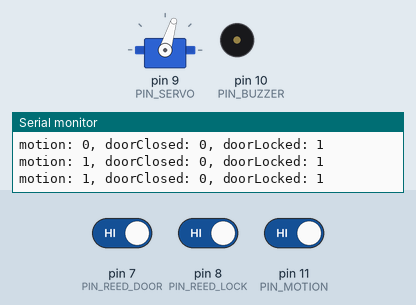
This sketch was run on a simulated Arduino Uno, built with avr-gcc and run on an emulated ATmega328P. On the bench: servo, buzzer (waves = sounding), the last lines printed to the serial monitor. The inputs (shaded band) are chosen by the test bench; at power-on: pin 7 (PIN_REED_DOOR) HIGH, pin 11 (PIN_MOTION) HIGH, pin 8 (PIN_REED_LOCK) HIGH.

Above: at 1.2 s.
1.3 s: pin 7 (PIN_REED_DOOR) driven LOW and pin 11 (PIN_MOTION) driven LOW
4.3 s: pin 11 (PIN_MOTION) driven HIGH
At 4.51 s:
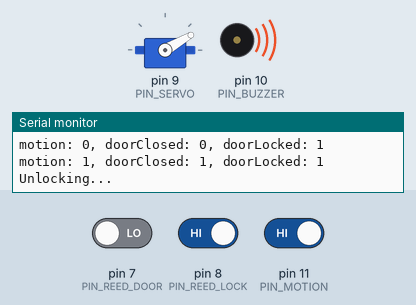
7.3 s: pin 7 (PIN_REED_DOOR) driven HIGH
At 8.3 s:
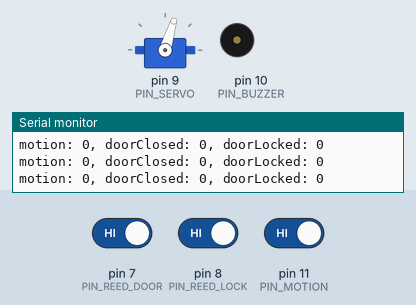
Timing chart, 0 to 10.3 s (numbered marks = the images above; inputs shaded):
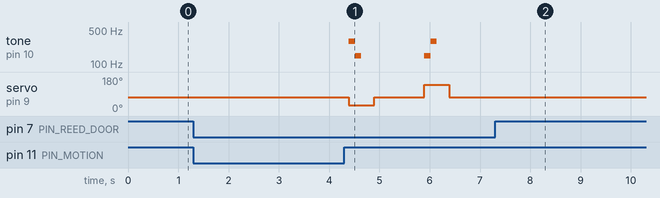

The sketch:

ST_Door_Lock.ino
```cpp
//******************************************************************************************
//  File: ST_Door_Lock.ino
//  Authors: Josh Villbrandt
//
//  Change History:
//
//    Date        Who              What
//    ----        ---              ----
//    2015-03-13  Josh Villbrandt  Inital script]
//
//******************************************************************************************

//******************************************************************************************
// SmartThings Library for Arduino Shield
//******************************************************************************************
#include <SoftwareSerial.h> //Arduino UNO/Leonardo uses SoftwareSerial for the SmartThings Library
#include <SmartThings.h>    //Library to provide API to the SmartThings Shield
#include <RCSwitch.h>       //Library to provide support for RCSwitch devices
//******************************************************************************************
// ST_Anything Library
//******************************************************************************************
#include <Constants.h>       //Constants.h is designed to be modified by the end user to adjust behavior of the ST_Anything library
#include <Device.h>          //Generic Device Class, inherited by Sensor and Executor classes
#include <Sensor.h>          //Generic Sensor Class, typically provides data to ST Cloud (e.g. Temperature, Motion, etc...)
#include <InterruptSensor.h> //Generic Interrupt "Sensor" Class, waits for change of state on digital input
#include <PollingSensor.h>   //Generic Polling "Sensor" Class, polls Arduino pins periodically
#include <Everything.h>      //Master Brain of ST_Anything library that ties everything together and performs ST Shield communications

#include <IS_Motion.h>       //Implements an Interrupt Sensor (IS) to detect motion via a PIR sensor
#include <IS_Contact.h>      //Implements an Interrupt Sensor (IS) to monitor the status of a digital input pin
#include <IS_DoorControl.h> //Implements an Interrupt Sensor (IS) and Executor to monitor the status of a digital input pin and control a digital output pin

// pins
#define PIN_REED_DOOR     7
#define PIN_REED_LOCK     8
#define PIN_SERVO         9
#define PIN_BUZZER        10
#define PIN_MOTION        11

// buzzer
#define BUZZER_HIGH       294 // NOTE_D4
#define BUZZER_LOW        147 // NOTE_D3
#define BUZZER_DURATION   125 // ms

// servo
#include <Servo.h>
Servo servo;
#define SERVO_NEUTRAL     73  // deg
#define SERVO_LOCK        140 // deg
#define SERVO_UNLOCK      30  // deg
#define SERVO_DELAY       500 // ms

// timeouts
#define MOTION_TIMEOUT    1000 // ms
#define UNLOCK_TIMEOUT    5000 // ms
#define CLOSE_TIMEOUT     3000 // ms

// sensors
st::IS_Contact sensor1("door", PIN_REED_DOOR, LOW, true);
st::IS_Contact sensor2("lock", PIN_REED_LOCK, LOW, true);
st::IS_Motion sensor3("motion", PIN_MOTION, HIGH, false);
//st::EX_Switch executor1("sampleEX", PIN_sampleEX, LOW, true);

// state variables
int motionRaw = LOW;
int motion = LOW;
int doorClosedRaw = LOW;
int doorClosed = LOW;
int doorLockedRaw = HIGH;
int doorLocked = HIGH;
long motionTriggered = 0;
long doorUnlockTriggered = 0;
long doorCloseTriggered = 0;

void setup()
{
//  st::Everything::debug=true;
//  st::Executor::debug=true;
//  st::Device::debug=true;
//  st::PollingSensor::debug=true;
//  st::InterruptSensor::debug=true;
//  st::Everything::init();

//  st::Everything::addSensor(&sensor1);
//  st::Everything::addSensor(&sensor2);
//  st::Everything::addSensor(&sensor3);
  //st::Everything::addExecutor(&executor1);
//  st::Everything::initDevices();


  pinMode(PIN_REED_DOOR, INPUT_PULLUP);
  pinMode(PIN_REED_LOCK, INPUT_PULLUP);
  pinMode(PIN_MOTION, INPUT);

  pinMode(PIN_BUZZER, OUTPUT);
  servo.attach(PIN_SERVO);
  servo.write(SERVO_NEUTRAL);

  Serial.begin(9600);         // setup serial with a baud rate of 9600
  Serial.println("setup..");  // print out 'setup..' on start
}

void lock() {
  Serial.println("Locking...");

  // lock the door
  servo.write(SERVO_LOCK);
  tone(PIN_BUZZER, BUZZER_LOW);
  delay(BUZZER_DURATION);
  tone(PIN_BUZZER, BUZZER_HIGH, BUZZER_DURATION);
  delay(SERVO_DELAY - BUZZER_DURATION);

  // return servo to neutral position
  servo.write(SERVO_NEUTRAL);

  // this acts as a nice timeout before doing other actions
  delay(2 * SERVO_DELAY);
}

void unlock() {
  Serial.println("Unlocking...");

  // unlock the door
  servo.write(SERVO_UNLOCK);
  tone(PIN_BUZZER, BUZZER_HIGH);
  delay(BUZZER_DURATION);
  tone(PIN_BUZZER, BUZZER_LOW, BUZZER_DURATION);
  delay(SERVO_DELAY - BUZZER_DURATION);

  // return servo to neutral position
  servo.write(SERVO_NEUTRAL);

  // this acts as a nice timeout before doing other actions
  delay(2 * SERVO_DELAY);
}

void readSensors() {
  motionRaw = digitalRead(PIN_MOTION);
  doorClosedRaw = !digitalRead(PIN_REED_DOOR);
  doorLockedRaw = !digitalRead(PIN_REED_LOCK);

  // PIR timeout is too long - use rising edge of motionRaw to trigger motion,
  // but then motion back to LOW before motionRaw is at LOW
  if(motion == LOW && motionRaw == HIGH && motionTriggered == 0)
  {
    motion = HIGH;
    motionTriggered = millis();
  }
  if(motion == HIGH && millis() > (motionTriggered + MOTION_TIMEOUT))
  {
    motion = LOW;
  }
  if(motionRaw == LOW) {
    motionTriggered = 0;
  }

  // debounce lock state so that the lock does not fight us when we unlock the
  // door from outside when no motion is present (motion sensor is on the inside)
  if(doorLockedRaw == LOW)
  {
    // stagger door unlock propagation
    if(doorLocked == HIGH)
    {
      if(doorUnlockTriggered == 0)
      {
        doorUnlockTriggered = millis();
      }
      else if(millis() > (doorUnlockTriggered + UNLOCK_TIMEOUT))
      {
        doorLocked = LOW;
      }
    }
  }
  else
  {
    // immediately notify that door is locked
    doorLocked = HIGH;
    doorUnlockTriggered = 0;
  }

  // don't try to lock the door while the door is still closing and give
  // the person a chance to re-open the door after closing before locking
  if(doorClosedRaw == HIGH)
  {
    // stagger door close propagation
    if(doorClosed == LOW)
    {
      if(doorCloseTriggered == 0)
      {
        doorCloseTriggered = millis();
      }
      else if(millis() > (doorCloseTriggered + CLOSE_TIMEOUT))
      {
        doorClosed = HIGH;
      }
    }
  }
  else
  {
    // immediately notify that door is locked
    doorClosed = LOW;
    doorCloseTriggered = 0;
  }


  // debug
  Serial.print("motion: ");
  Serial.print(motion);
  Serial.print(", doorClosed: ");
  Serial.print(doorClosed);
  Serial.print(", doorLocked: ");
  Serial.print(doorLocked);
  Serial.println();
}

void loop()
{
//  st::Everything::run();

  // read in sensor values
  readSensors();

  // predefined automated responses
  if(motion) {
//    st::Everything::SmartThing.shieldSetLED(0, 1, 1); // cyan

    // unlock the door if motion is detected
    if(doorClosed && doorLocked) {
      unlock();
    }
  }
  else {

    // lock the door when no motion is detected
    if(doorClosed && !doorLocked) {
      lock();
    }
  }
}
```

Measured:
- after the input at 7.3 s, tone on pin 10 (PIN_BUZZER): stops changing and stays silent; servo on pin 9 (PIN_SERVO): stops changing and stays 73°
- by itself, tone on pin 10 (PIN_BUZZER): plays 294 Hz for 0.13 s, 147 Hz for 0.13 s, 147 Hz for 0.13 s, 294 Hz for 0.13 s
